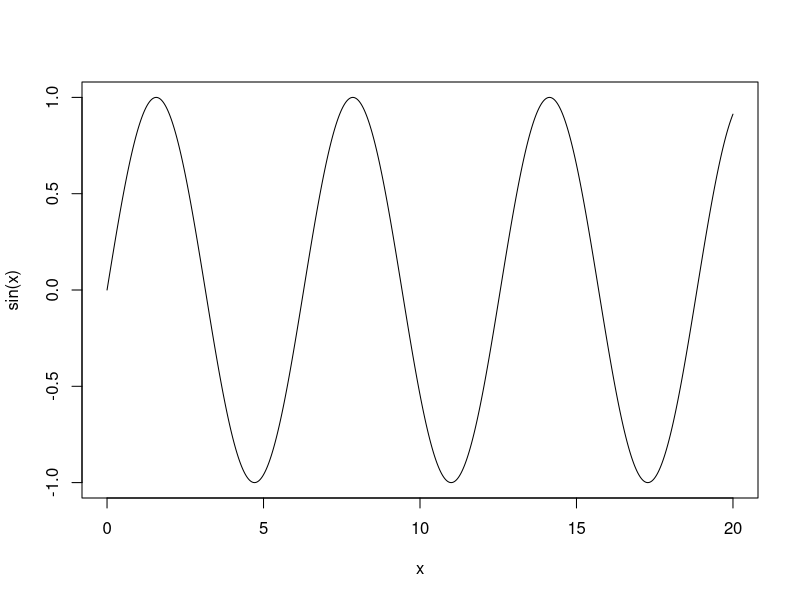
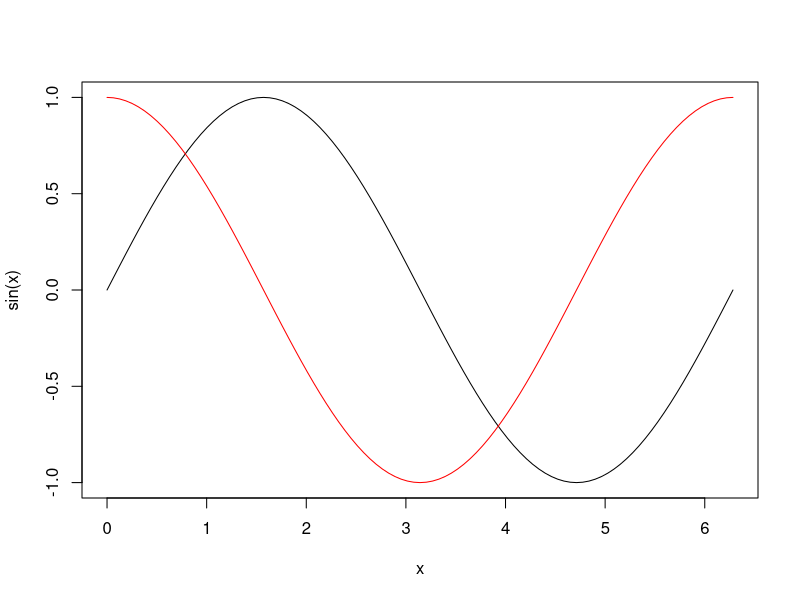
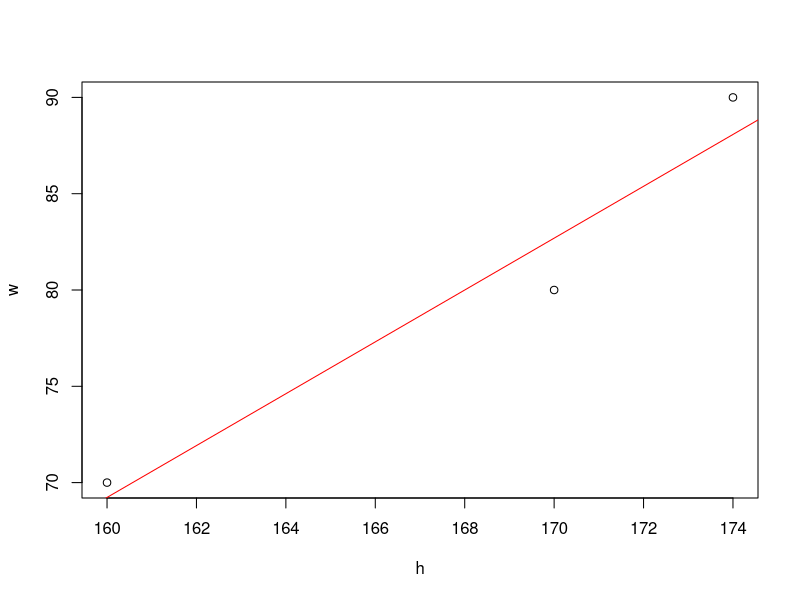
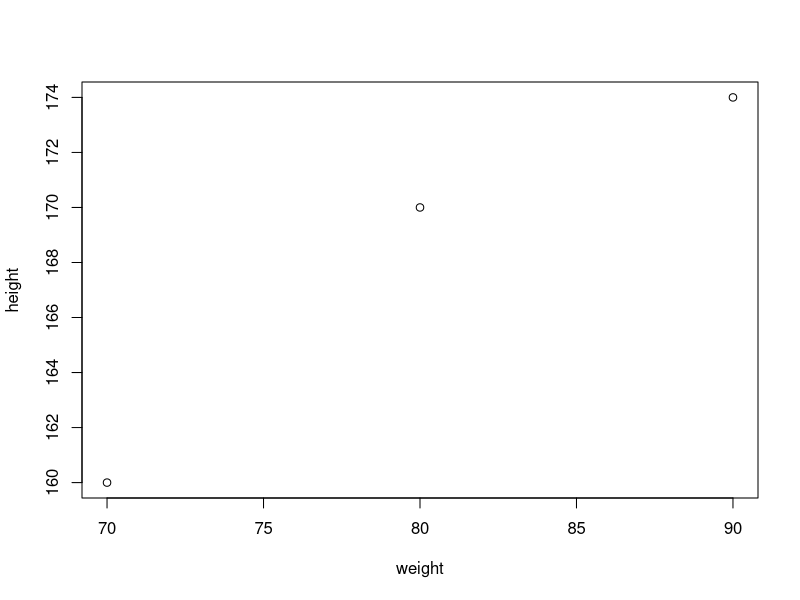

Write R code to recreate these figures, in order.
x <- seq(from = 0, to = 20, by = 0.01)
plot(x, sin(x), type = "l")


curve(sin, from = 0, to = pi * 2)
curve(cos, from = 0, to = pi * 2, add = TRUE, col = 'red')

# TODO Brownian motion / random walk
x <- 0
## TODO 100 iterations
for (i in 1:100) {
  if (runif(1) < 0.5) {
  x <- x + 1
  } else {
    x <- x-1
  }
}
x

## vectorize
set.seed(42)
cumsum(round(runif(100)) * 2 -1)
?set.seed

h <- c(174, 170, 160)
w <- c(90, 80, 70)
min(w)
max(w)
range(w)
diff(range(w))
mean(w)
median(w)
sum(w)
summary(w)

str(summary(w))

cor(w, h)
lm(w ~ h)
?lm

## let's see predicted w for someone 165cm
-146.154 + 165 * 1.346
## we predicted that a 165 cm tall person will likely to have 76 kg

# putting this into a variable
fit <- lm(w ~ h)
str(fit)
summary(fit)
# summary is a better function cause it works like stargazer

predict(fit, newdata = list(h = 165))
## it will do the calculation for us what we typed it manually

predict(fit, newdata = list(h = 52))

# Plotting our model
# abline is adding a straight line to the plot
plot(h, w)
abline(fit, col = "red")


# Let's create out first Dataframe
# weight = w is column name = column values
df <- data.frame(weight = w, height = h)
df
str(df)
# we use $ to refer to the column of the data frames
df$weight

# accessing the first element of the column
# in R, we don't use [0] but [1] as referring to the first element
df$weight[1]

# [row, column]
df[1,1]
df [2, 1]

nrow(df)
ncol(df)
dim(df)

plot(df)
cor(df)
